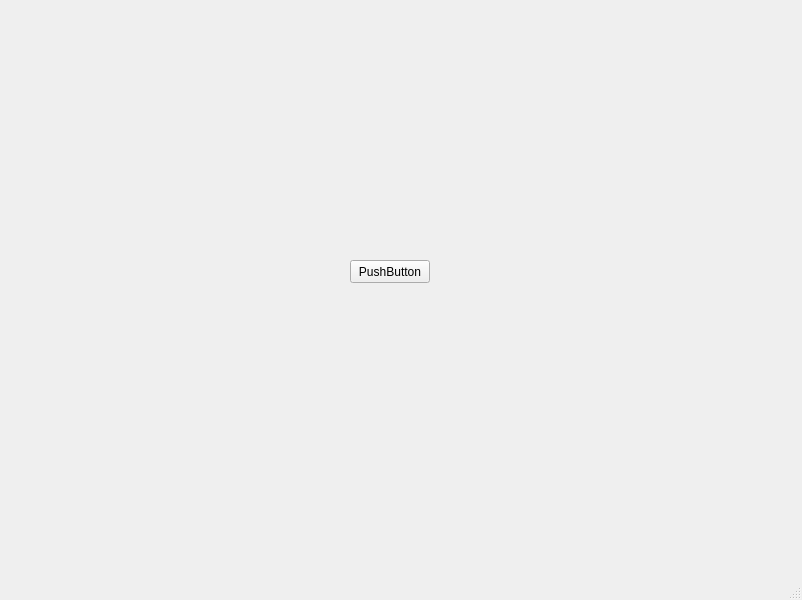
<?xml version="1.0" encoding="UTF-8"?>
<ui version="4.0">
 <class>MainWindow</class>
 <widget class="QMainWindow" name="MainWindow">
  <property name="geometry">
   <rect>
    <x>0</x>
    <y>0</y>
    <width>802</width>
    <height>600</height>
   </rect>
  </property>
  <property name="windowTitle">
   <string>MainWindow</string>
  </property>
  <widget class="QWidget" name="centralwidget">
   <widget class="QPushButton" name="pushButton">
    <property name="enabled">
     <bool>true</bool>
    </property>
    <property name="geometry">
     <rect>
      <x>350</x>
      <y>260</y>
      <width>80</width>
      <height>23</height>
     </rect>
    </property>
    <property name="text">
     <string>PushButton</string>
    </property>
   </widget>
  </widget>
  <widget class="QMenuBar" name="menubar">
   <property name="geometry">
    <rect>
     <x>0</x>
     <y>0</y>
     <width>802</width>
     <height>20</height>
    </rect>
   </property>
  </widget>
  <widget class="QStatusBar" name="statusbar"/>
 </widget>
 <resources/>
 <connections/>
</ui>
